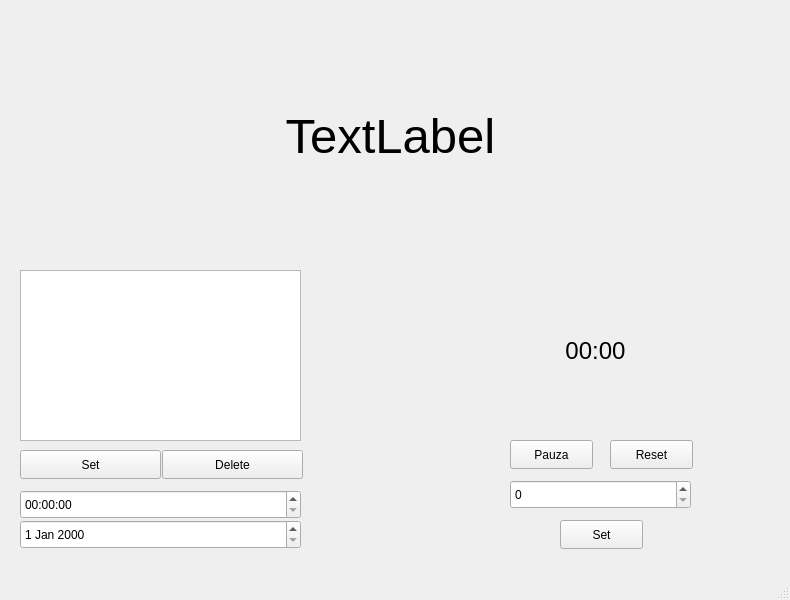
<?xml version="1.0" encoding="UTF-8"?>
<ui version="4.0">
 <class>MainWindow</class>
 <widget class="QMainWindow" name="MainWindow">
  <property name="geometry">
   <rect>
    <x>0</x>
    <y>0</y>
    <width>790</width>
    <height>600</height>
   </rect>
  </property>
  <property name="sizePolicy">
   <sizepolicy hsizetype="Expanding" vsizetype="Expanding">
    <horstretch>0</horstretch>
    <verstretch>0</verstretch>
   </sizepolicy>
  </property>
  <property name="minimumSize">
   <size>
    <width>790</width>
    <height>550</height>
   </size>
  </property>
  <property name="maximumSize">
   <size>
    <width>790</width>
    <height>600</height>
   </size>
  </property>
  <property name="windowTitle">
   <string>MainWindow</string>
  </property>
  <widget class="QWidget" name="centralwidget">
   <property name="enabled">
    <bool>true</bool>
   </property>
   <property name="sizePolicy">
    <sizepolicy hsizetype="Expanding" vsizetype="Expanding">
     <horstretch>0</horstretch>
     <verstretch>0</verstretch>
    </sizepolicy>
   </property>
   <property name="minimumSize">
    <size>
     <width>790</width>
     <height>550</height>
    </size>
   </property>
   <property name="maximumSize">
    <size>
     <width>790</width>
     <height>550</height>
    </size>
   </property>
   <property name="layoutDirection">
    <enum>Qt::LayoutDirection::LeftToRight</enum>
   </property>
   <widget class="QTimeEdit" name="timeEditAlarm">
    <property name="geometry">
     <rect>
      <x>20</x>
      <y>490</y>
      <width>281</width>
      <height>29</height>
     </rect>
    </property>
   </widget>
   <widget class="QPushButton" name="buttonSetAlarm">
    <property name="geometry">
     <rect>
      <x>20</x>
      <y>450</y>
      <width>141</width>
      <height>29</height>
     </rect>
    </property>
    <property name="text">
     <string>Set</string>
    </property>
   </widget>
   <widget class="QSpinBox" name="spinBoxTimer">
    <property name="geometry">
     <rect>
      <x>510</x>
      <y>480</y>
      <width>181</width>
      <height>29</height>
     </rect>
    </property>
   </widget>
   <widget class="QPushButton" name="buttonStartTimer">
    <property name="geometry">
     <rect>
      <x>560</x>
      <y>520</y>
      <width>83</width>
      <height>29</height>
     </rect>
    </property>
    <property name="text">
     <string>Set</string>
    </property>
   </widget>
   <widget class="QLabel" name="labelClock">
    <property name="geometry">
     <rect>
      <x>0</x>
      <y>0</y>
      <width>781</width>
      <height>271</height>
     </rect>
    </property>
    <property name="font">
     <font>
      <pointsize>37</pointsize>
     </font>
    </property>
    <property name="text">
     <string>TextLabel</string>
    </property>
    <property name="alignment">
     <set>Qt::AlignmentFlag::AlignCenter</set>
    </property>
   </widget>
   <widget class="QPushButton" name="buttonDeleteAlarm">
    <property name="geometry">
     <rect>
      <x>162</x>
      <y>450</y>
      <width>141</width>
      <height>29</height>
     </rect>
    </property>
    <property name="text">
     <string>Delete</string>
    </property>
   </widget>
   <widget class="QListWidget" name="listWidgetAlarms">
    <property name="geometry">
     <rect>
      <x>20</x>
      <y>270</y>
      <width>281</width>
      <height>171</height>
     </rect>
    </property>
   </widget>
   <widget class="QDateEdit" name="dateEditAlarm">
    <property name="geometry">
     <rect>
      <x>20</x>
      <y>520</y>
      <width>281</width>
      <height>29</height>
     </rect>
    </property>
   </widget>
   <widget class="QPushButton" name="buttonPauseTimer">
    <property name="geometry">
     <rect>
      <x>510</x>
      <y>440</y>
      <width>83</width>
      <height>29</height>
     </rect>
    </property>
    <property name="text">
     <string>Pauza</string>
    </property>
   </widget>
   <widget class="QPushButton" name="buttonResetTimer">
    <property name="geometry">
     <rect>
      <x>610</x>
      <y>440</y>
      <width>83</width>
      <height>29</height>
     </rect>
    </property>
    <property name="text">
     <string>Reset</string>
    </property>
   </widget>
   <widget class="QLabel" name="labelTimerDisplay">
    <property name="geometry">
     <rect>
      <x>410</x>
      <y>270</y>
      <width>371</width>
      <height>161</height>
     </rect>
    </property>
    <property name="font">
     <font>
      <pointsize>18</pointsize>
     </font>
    </property>
    <property name="text">
     <string>00:00</string>
    </property>
    <property name="alignment">
     <set>Qt::AlignmentFlag::AlignCenter</set>
    </property>
   </widget>
  </widget>
  <widget class="QMenuBar" name="menubar">
   <property name="geometry">
    <rect>
     <x>0</x>
     <y>0</y>
     <width>790</width>
     <height>25</height>
    </rect>
   </property>
  </widget>
  <widget class="QStatusBar" name="statusbar"/>
 </widget>
 <resources/>
 <connections/>
</ui>
